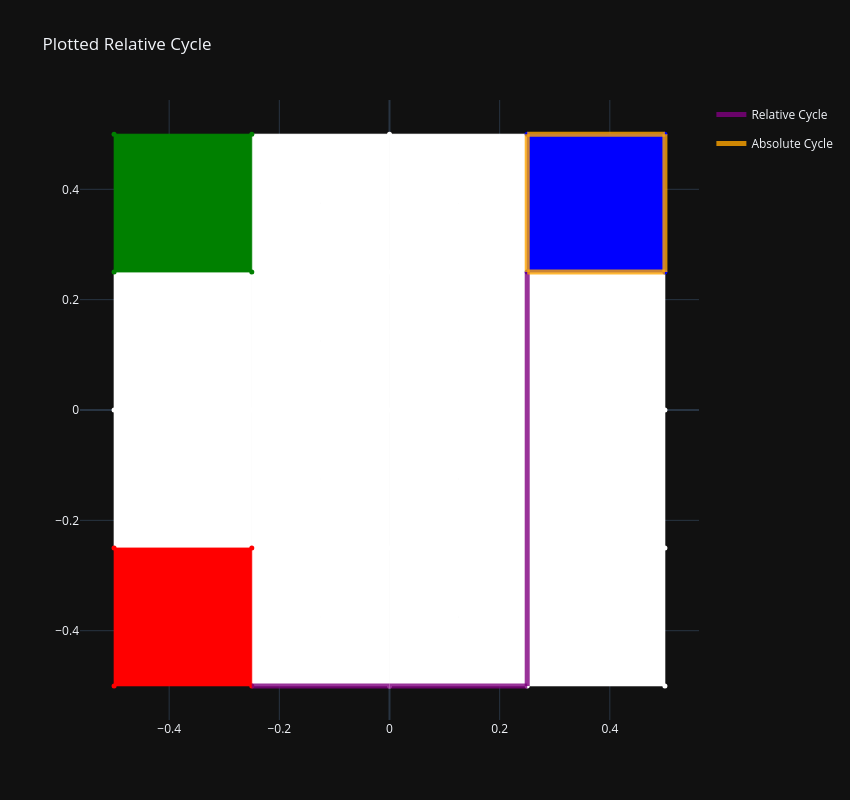

Notebook code for this chart:
### Code cell
fig_cycle_grid = go.Figure(fig_grid.data)
edges_1 = [pair[0] for pair in custom_homology_df["chain"][36]]
edges_2 = [pair[0] for pair in custom_homology_df["chain"][35]]
pltter.plot_chain(edges_1, 1, coo_grid, fig_cycle_grid, "cycle-1", "Relative Cycle", "purple")
pltter.plot_chain(edges_2, 1, coo_grid, fig_cycle_grid, "cycle-2", "Absolute Cycle", "orange")
fig_cycle_grid.update_layout(title=dict(text="Plotted Relative Cycle"), template="plotly_dark", height=800, width=850).show()

### Figure 1 — Plotly figure (JSON) as saved in the notebook; plotly's stock layout.template omitted (floating-point values rounded to 4 significant figures)
{"data": [{"fill": "toself", "fillcolor": "red", "legendgroup": "triangles", "line": {"color": "white", "width": 0.75}, "mode": "none", "name": "2-skeleton", "showlegend": false, "type": "scatter", "x": [-0.5, -0.25, -0.5], "y": [-0.5, -0.5, -0.25]}, {"fill": "toself", "fillcolor": "red", "legendgroup": "triangles", "line": {"color": "white", "width": 0.75}, "mode": "none", "name": "2-skeleton", "showlegend": false, "type": "scatter", "x": [-0.5, -0.25, -0.25], "y": [-0.5, -0.5, -0.25]}, {"fill": "toself", "fillcolor": "red", "legendgroup": "triangles", "line": {"color": "white", "width": 0.75}, "mode": "none", "name": "2-skeleton", "showlegend": false, "type": "scatter", "x": [-0.5, -0.5, -0.25], "y": [-0.5, -0.25, -0.25]}, {"fill": "toself", "fillcolor": "white", "legendgroup": "triangles", "line": {"color": "white", "width": 0.75}, "mode": "none", "name": "2-skeleton", "showlegend": false, "type": "scatter", "x": [-0.25, 0, -0.25], "y": [-0.5, -0.5, -0.25]}, {"fill": "toself", "fillcolor": "white", "legendgroup": "triangles", "line": {"color": "white", "width": 0.75}, "mode": "none", "name": "2-skeleton", "showlegend": false, "type": "scatter", "x": [-0.25, 0, 0], "y": [-0.5, -0.5, -0.25]}, {"fill": "toself", "fillcolor": "red", "legendgroup": "triangles", "line": {"color": "white", "width": 0.75}, "mode": "none", "name": "2-skeleton", "showlegend": false, "type": "scatter", "x": [-0.25, -0.5, -0.25], "y": [-0.5, -0.25, -0.25]}, {"fill": "toself", "fillcolor": "white", "legendgroup": "triangles", "line": {"color": "white", "width": 0.75}, "mode": "none", "name": "2-skeleton", "showlegend": false, "type": "scatter", "x": [-0.25, -0.25, 0], "y": [-0.5, -0.25, -0.25]}, {"fill": "toself", "fillcolor": "white", "legendgroup": "triangles", "line": {"color": "white", "width": 0.75}, "mode": "none", "name": "2-skeleton", "showlegend": false, "type": "scatter", "x": [0, 0.25, 0], "y": [-0.5, -0.5, -0.25]}, {"fill": "toself", "fillcolor": "white", "legendgroup": "triangles", "line": {"color": "white", "width": 0.75}, "mode": "none", "name": "2-skeleton", "showlegend": false, "type": "scatter", "x": [0, 0.25, 0.25], "y": [-0.5, -0.5, -0.25]}, {"fill": "toself", "fillcolor": "white", "legendgroup": "triangles", "line": {"color": "white", "width": 0.75}, "mode": "none", "name": "2-skeleton", "showlegend": false, "type": "scatter", "x": [0, -0.25, 0], "y": [-0.5, -0.25, -0.25]}, {"fill": "toself", "fillcolor": "white", "legendgroup": "triangles", "line": {"color": "white", "width": 0.75}, "mode": "none", "name": "2-skeleton", "showlegend": false, "type": "scatter", "x": [0, 0, 0.25], "y": [-0.5, -0.25, -0.25]}, {"fill": "toself", "fillcolor": "white", "legendgroup": "triangles", "line": {"color": "white", "width": 0.75}, "mode": "none", "name": "2-skeleton", "showlegend": false, "type": "scatter", "x": [0.25, 0.5, 0.25], "y": [-0.5, -0.5, -0.25]}, {"fill": "toself", "fillcolor": "white", "legendgroup": "triangles", "line": {"color": "white", "width": 0.75}, "mode": "none", "name": "2-skeleton", "showlegend": false, "type": "scatter", "x": [0.25, 0.5, 0.5], "y": [-0.5, -0.5, -0.25]}, {"fill": "toself", "fillcolor": "white", "legendgroup": "triangles", "line": {"color": "white", "width": 0.75}, "mode": "none", "name": "2-skeleton", "showlegend": false, "type": "scatter", "x": [0.25, 0, 0.25], "y": [-0.5, -0.25, -0.25]}, {"fill": "toself", "fillcolor": "white", "legendgroup": "triangles", "line": {"color": "white", "width": 0.75}, "mode": "none", "name": "2-skeleton", "showlegend": false, "type": "scatter", "x": [0.25, 0.25, 0.5], "y": [-0.5, -0.25, -0.25]}, {"fill": "toself", "fillcolor": "white", "legendgroup": "triangles", "line": {"color": "white", "width": 0.75}, "mode": "none", "name": "2-skeleton", "showlegend": false, "type": "scatter", "x": [0.5, 0.25, 0.5], "y": [-0.5, -0.25, -0.25]}, {"fill": "toself", "fillcolor": "white", "legendgroup": "triangles", "line": {"color": "white", "width": 0.75}, "mode": "none", "name": "2-skeleton", "showlegend": false, "type": "scatter", "x": [-0.5, -0.25, -0.5], "y": [-0.25, -0.25, 0]}, {"fill": "toself", "fillcolor": "white", "legendgroup": "triangles", "line": {"color": "white", "width": 0.75}, "mode": "none", "name": "2-skeleton", "showlegend": false, "type": "scatter", "x": [-0.5, -0.25, -0.25], "y": [-0.25, -0.25, 0]}, {"fill": "toself", "fillcolor": "white", "legendgroup": "triangles", "line": {"color": "white", "width": 0.75}, "mode": "none", "name": "2-skeleton", "showlegend": false, "type": "scatter", "x": [-0.5, -0.5, -0.25], "y": [-0.25, 0, 0]}, {"fill": "toself", "fillcolor": "white", "legendgroup": "triangles", "line": {"color": "white", "width": 0.75}, "mode": "none", "name": "2-skeleton", "showlegend": false, "type": "scatter", "x": [-0.25, 0, -0.25], "y": [-0.25, -0.25, 0]}, {"fill": "toself", "fillcolor": "white", "legendgroup": "triangles", "line": {"color": "white", "width": 0.75}, "mode": "none", "name": "2-skeleton", "showlegend": false, "type": "scatter", "x": [-0.25, 0, 0], "y": [-0.25, -0.25, 0]}, {"fill": "toself", "fillcolor": "white", "legendgroup": "triangles", "line": {"color": "white", "width": 0.75}, "mode": "none", "name": "2-skeleton", "showlegend": false, "type": "scatter", "x": [-0.25, -0.5, -0.25], "y": [-0.25, 0, 0]}, {"fill": "toself", "fillcolor": "white", "legendgroup": "triangles", "line": {"color": "white", "width": 0.75}, "mode": "none", "name": "2-skeleton", "showlegend": false, "type": "scatter", "x": [-0.25, -0.25, 0], "y": [-0.25, 0, 0]}, {"fill": "toself", "fillcolor": "white", "legendgroup": "triangles", "line": {"color": "white", "width": 0.75}, "mode": "none", "name": "2-skeleton", "showlegend": false, "type": "scatter", "x": [0, 0.25, 0], "y": [-0.25, -0.25, 0]}, {"fill": "toself", "fillcolor": "white", "legendgroup": "triangles", "line": {"color": "white", "width": 0.75}, "mode": "none", "name": "2-skeleton", "showlegend": false, "type": "scatter", "x": [0, 0.25, 0.25], "y": [-0.25, -0.25, 0]}, {"fill": "toself", "fillcolor": "white", "legendgroup": "triangles", "line": {"color": "white", "width": 0.75}, "mode": "none", "name": "2-skeleton", "showlegend": false, "type": "scatter", "x": [0, -0.25, 0], "y": [-0.25, 0, 0]}, {"fill": "toself", "fillcolor": "white", "legendgroup": "triangles", "line": {"color": "white", "width": 0.75}, "mode": "none", "name": "2-skeleton", "showlegend": false, "type": "scatter", "x": [0, 0, 0.25], "y": [-0.25, 0, 0]}, {"fill": "toself", "fillcolor": "white", "legendgroup": "triangles", "line": {"color": "white", "width": 0.75}, "mode": "none", "name": "2-skeleton", "showlegend": false, "type": "scatter", "x": [0.25, 0.5, 0.25], "y": [-0.25, -0.25, 0]}, {"fill": "toself", "fillcolor": "white", "legendgroup": "triangles", "line": {"color": "white", "width": 0.75}, "mode": "none", "name": "2-skeleton", "showlegend": false, "type": "scatter", "x": [0.25, 0.5, 0.5], "y": [-0.25, -0.25, 0]}, {"fill": "toself", "fillcolor": "white", "legendgroup": "triangles", "line": {"color": "white", "width": 0.75}, "mode": "none", "name": "2-skeleton", "showlegend": false, "type": "scatter", "x": [0.25, 0, 0.25], "y": [-0.25, 0, 0]}, {"fill": "toself", "fillcolor": "white", "legendgroup": "triangles", "line": {"color": "white", "width": 0.75}, "mode": "none", "name": "2-skeleton", "showlegend": false, "type": "scatter", "x": [0.25, 0.25, 0.5], "y": [-0.25, 0, 0]}, {"fill": "toself", "fillcolor": "white", "legendgroup": "triangles", "line": {"color": "white", "width": 0.75}, "mode": "none", "name": "2-skeleton", "showlegend": false, "type": "scatter", "x": [0.5, 0.25, 0.5], "y": [-0.25, 0, 0]}, {"fill": "toself", "fillcolor": "white", "legendgroup": "triangles", "line": {"color": "white", "width": 0.75}, "mode": "none", "name": "2-skeleton", "showlegend": false, "type": "scatter", "x": [-0.5, -0.25, -0.5], "y": [0, 0, 0.25]}, {"fill": "toself", "fillcolor": "white", "legendgroup": "triangles", "line": {"color": "white", "width": 0.75}, "mode": "none", "name": "2-skeleton", "showlegend": false, "type": "scatter", "x": [-0.5, -0.25, -0.25], "y": [0, 0, 0.25]}, {"fill": "toself", "fillcolor": "white", "legendgroup": "triangles", "line": {"color": "white", "width": 0.75}, "mode": "none", "name": "2-skeleton", "showlegend": false, "type": "scatter", "x": [-0.5, -0.5, -0.25], "y": [0, 0.25, 0.25]}, {"fill": "toself", "fillcolor": "white", "legendgroup": "triangles", "line": {"color": "white", "width": 0.75}, "mode": "none", "name": "2-skeleton", "showlegend": false, "type": "scatter", "x": [-0.25, 0, -0.25], "y": [0, 0, 0.25]}, {"fill": "toself", "fillcolor": "white", "legendgroup": "triangles", "line": {"color": "white", "width": 0.75}, "mode": "none", "name": "2-skeleton", "showlegend": false, "type": "scatter", "x": [-0.25, 0, 0], "y": [0, 0, 0.25]}, {"fill": "toself", "fillcolor": "white", "legendgroup": "triangles", "line": {"color": "white", "width": 0.75}, "mode": "none", "name": "2-skeleton", "showlegend": false, "type": "scatter", "x": [-0.25, -0.5, -0.25], "y": [0, 0.25, 0.25]}, {"fill": "toself", "fillcolor": "white", "legendgroup": "triangles", "line": {"color": "white", "width": 0.75}, "mode": "none", "name": "2-skeleton", "showlegend": false, "type": "scatter", "x": [-0.25, -0.25, 0], "y": [0, 0.25, 0.25]}, {"fill": "toself", "fillcolor": "white", "legendgroup": "triangles", "line": {"color": "white", "width": 0.75}, "mode": "none", "name": "2-skeleton", "showlegend": false, "type": "scatter", "x": [0, 0.25, 0], "y": [0, 0, 0.25]}, {"fill": "toself", "fillcolor": "white", "legendgroup": "triangles", "line": {"color": "white", "width": 0.75}, "mode": "none", "name": "2-skeleton", "showlegend": false, "type": "scatter", "x": [0, 0.25, 0.25], "y": [0, 0, 0.25]}, {"fill": "toself", "fillcolor": "white", "legendgroup": "triangles", "line": {"color": "white", "width": 0.75}, "mode": "none", "name": "2-skeleton", "showlegend": false, "type": "scatter", "x": [0, -0.25, 0], "y": [0, 0.25, 0.25]}, {"fill": "toself", "fillcolor": "white", "legendgroup": "triangles", "line": {"color": "white", "width": 0.75}, "mode": "none", "name": "2-skeleton", "showlegend": false, "type": "scatter", "x": [0, 0, 0.25], "y": [0, 0.25, 0.25]}, {"fill": "toself", "fillcolor": "white", "legendgroup": "triangles", "line": {"color": "white", "width": 0.75}, "mode": "none", "name": "2-skeleton", "showlegend": false, "type": "scatter", "x": [0.25, 0.5, 0.25], "y": [0, 0, 0.25]}, {"fill": "toself", "fillcolor": "white", "legendgroup": "triangles", "line": {"color": "white", "width": 0.75}, "mode": "none", "name": "2-skeleton", "showlegend": false, "type": "scatter", "x": [0.25, 0.5, 0.5], "y": [0, 0, 0.25]}, {"fill": "toself", "fillcolor": "white", "legendgroup": "triangles", "line": {"color": "white", "width": 0.75}, "mode": "none", "name": "2-skeleton", "showlegend": false, "type": "scatter", "x": [0.25, 0, 0.25], "y": [0, 0.25, 0.25]}, {"fill": "toself", "fillcolor": "white", "legendgroup": "triangles", "line": {"color": "white", "width": 0.75}, "mode": "none", "name": "2-skeleton", "showlegend": false, "type": "scatter", "x": [0.25, 0.25, 0.5], "y": [0, 0.25, 0.25]}, {"fill": "toself", "fillcolor": "white", "legendgroup": "triangles", "line": {"color": "white", "width": 0.75}, "mode": "none", "name": "2-skeleton", "showlegend": false, "type": "scatter", "x": [0.5, 0.25, 0.5], "y": [0, 0.25, 0.25]}, {"fill": "toself", "fillcolor": "green", "legendgroup": "triangles", "line": {"color": "white", "width": 0.75}, "mode": "none", "name": "2-skeleton", "showlegend": false, "type": "scatter", "x": [-0.5, -0.25, -0.5], "y": [0.25, 0.25, 0.5]}, {"fill": "toself", "fillcolor": "green", "legendgroup": "triangles", "line": {"color": "white", "width": 0.75}, "mode": "none", "name": "2-skeleton", "showlegend": false, "type": "scatter", "x": [-0.5, -0.25, -0.25], "y": [0.25, 0.25, 0.5]}, {"fill": "toself", "fillcolor": "green", "legendgroup": "triangles", "line": {"color": "white", "width": 0.75}, "mode": "none", "name": "2-skeleton", "showlegend": false, "type": "scatter", "x": [-0.5, -0.5, -0.25], "y": [0.25, 0.5, 0.5]}, {"fill": "toself", "fillcolor": "white", "legendgroup": "triangles", "line": {"color": "white", "width": 0.75}, "mode": "none", "name": "2-skeleton", "showlegend": false, "type": "scatter", "x": [-0.25, 0, -0.25], "y": [0.25, 0.25, 0.5]}, {"fill": "toself", "fillcolor": "white", "legendgroup": "triangles", "line": {"color": "white", "width": 0.75}, "mode": "none", "name": "2-skeleton", "showlegend": false, "type": "scatter", "x": [-0.25, 0, 0], "y": [0.25, 0.25, 0.5]}, {"fill": "toself", "fillcolor": "green", "legendgroup": "triangles", "line": {"color": "white", "width": 0.75}, "mode": "none", "name": "2-skeleton", "showlegend": false, "type": "scatter", "x": [-0.25, -0.5, -0.25], "y": [0.25, 0.5, 0.5]}, {"fill": "toself", "fillcolor": "white", "legendgroup": "triangles", "line": {"color": "white", "width": 0.75}, "mode": "none", "name": "2-skeleton", "showlegend": false, "type": "scatter", "x": [-0.25, -0.25, 0], "y": [0.25, 0.5, 0.5]}, {"fill": "toself", "fillcolor": "white", "legendgroup": "triangles", "line": {"color": "white", "width": 0.75}, "mode": "none", "name": "2-skeleton", "showlegend": false, "type": "scatter", "x": [0, 0.25, 0], "y": [0.25, 0.25, 0.5]}, {"fill": "toself", "fillcolor": "white", "legendgroup": "triangles", "line": {"color": "white", "width": 0.75}, "mode": "none", "name": "2-skeleton", "showlegend": false, "type": "scatter", "x": [0, 0.25, 0.25], "y": [0.25, 0.25, 0.5]}, {"fill": "toself", "fillcolor": "white", "legendgroup": "triangles", "line": {"color": "white", "width": 0.75}, "mode": "none", "name": "2-skeleton", "showlegend": false, "type": "scatter", "x": [0, -0.25, 0], "y": [0.25, 0.5, 0.5]}, {"fill": "toself", "fillcolor": "white", "legendgroup": "triangles", "line": {"color": "white", "width": 0.75}, "mode": "none", "name": "2-skeleton", "showlegend": false, "type": "scatter", "x": [0, 0, 0.25], "y": [0.25, 0.5, 0.5]}, {"fill": "toself", "fillcolor": "blue", "legendgroup": "triangles", "line": {"color": "white", "width": 0.75}, "mode": "none", "name": "2-skeleton", "showlegend": false, "type": "scatter", "x": [0.25, 0.5, 0.25], "y": [0.25, 0.25, 0.5]}, {"fill": "toself", "fillcolor": "blue", "legendgroup": "triangles", "line": {"color": "white", "width": 0.75}, "mode": "none", "name": "2-skeleton", "showlegend": false, "type": "scatter", "x": [0.25, 0.5, 0.5], "y": [0.25, 0.25, 0.5]}, {"fill": "toself", "fillcolor": "white", "legendgroup": "triangles", "line": {"color": "white", "width": 0.75}, "mode": "none", "name": "2-skeleton", "showlegend": false, "type": "scatter", "x": [0.25, 0, 0.25], "y": [0.25, 0.5, 0.5]}, {"fill": "toself", "fillcolor": "blue", "legendgroup": "triangles", "line": {"color": "white", "width": 0.75}, "mode": "none", "name": "2-skeleton", "showlegend": false, "type": "scatter", "x": [0.25, 0.25, 0.5], "y": [0.25, 0.5, 0.5]}, {"fill": "toself", "fillcolor": "blue", "legendgroup": "triangles", "line": {"color": "white", "width": 0.75}, "mode": "none", "name": "2-skeleton", "showlegend": false, "type": "scatter", "x": [0.5, 0.25, 0.5], "y": [0.25, 0.5, 0.5]}, {"legendgroup": "edges", "line": {"color": "red", "width": 0.75}, "mode": "lines", "name": "1-skeleton", "showlegend": false, "type": "scatter", "x": [-0.5, -0.375, -0.25], "y": [-0.5, -0.5, -0.5]}, {"legendgroup": "edges", "line": {"color": "red", "width": 0.75}, "mode": "lines", "name": "1-skeleton", "showlegend": false, "type": "scatter", "x": [-0.5, -0.5, -0.5], "y": [-0.5, -0.375, -0.25]}, {"legendgroup": "edges", "line": {"color": "red", "width": 0.75}, "mode": "lines", "name": "1-skeleton", "showlegend": false, "type": "scatter", "x": [-0.5, -0.375, -0.25], "y": [-0.5, -0.375, -0.25]}, {"legendgroup": "edges", "line": {"color": "white", "width": 0.75}, "mode": "lines", "name": "1-skeleton", "showlegend": false, "type": "scatter", "x": [-0.25, -0.125, 0], "y": [-0.5, -0.5, -0.5]}, {"legendgroup": "edges", "line": {"color": "red", "width": 0.75}, "mode": "lines", "name": "1-skeleton", "showlegend": false, "type": "scatter", "x": [-0.25, -0.375, -0.5], "y": [-0.5, -0.375, -0.25]}, {"legendgroup": "edges", "line": {"color": "red", "width": 0.75}, "mode": "lines", "name": "1-skeleton", "showlegend": false, "type": "scatter", "x": [-0.25, -0.25, -0.25], "y": [-0.5, -0.375, -0.25]}, {"legendgroup": "edges", "line": {"color": "white", "width": 0.75}, "mode": "lines", "name": "1-skeleton", "showlegend": false, "type": "scatter", "x": [-0.25, -0.125, 0], "y": [-0.5, -0.375, -0.25]}, {"legendgroup": "edges", "line": {"color": "white", "width": 0.75}, "mode": "lines", "name": "1-skeleton", "showlegend": false, "type": "scatter", "x": [0, 0.125, 0.25], "y": [-0.5, -0.5, -0.5]}, {"legendgroup": "edges", "line": {"color": "white", "width": 0.75}, "mode": "lines", "name": "1-skeleton", "showlegend": false, "type": "scatter", "x": [0, -0.125, -0.25], "y": [-0.5, -0.375, -0.25]}, {"legendgroup": "edges", "line": {"color": "white", "width": 0.75}, "mode": "lines", "name": "1-skeleton", "showlegend": false, "type": "scatter", "x": [0, 0, 0], "y": [-0.5, -0.375, -0.25]}, {"legendgroup": "edges", "line": {"color": "white", "width": 0.75}, "mode": "lines", "name": "1-skeleton", "showlegend": false, "type": "scatter", "x": [0, 0.125, 0.25], "y": [-0.5, -0.375, -0.25]}, {"legendgroup": "edges", "line": {"color": "white", "width": 0.75}, "mode": "lines", "name": "1-skeleton", "showlegend": false, "type": "scatter", "x": [0.25, 0.375, 0.5], "y": [-0.5, -0.5, -0.5]}, {"legendgroup": "edges", "line": {"color": "white", "width": 0.75}, "mode": "lines", "name": "1-skeleton", "showlegend": false, "type": "scatter", "x": [0.25, 0.125, 0], "y": [-0.5, -0.375, -0.25]}, {"legendgroup": "edges", "line": {"color": "white", "width": 0.75}, "mode": "lines", "name": "1-skeleton", "showlegend": false, "type": "scatter", "x": [0.25, 0.25, 0.25], "y": [-0.5, -0.375, -0.25]}, {"legendgroup": "edges", "line": {"color": "white", "width": 0.75}, "mode": "lines", "name": "1-skeleton", "showlegend": false, "type": "scatter", "x": [0.25, 0.375, 0.5], "y": [-0.5, -0.375, -0.25]}, {"legendgroup": "edges", "line": {"color": "white", "width": 0.75}, "mode": "lines", "name": "1-skeleton", "showlegend": false, "type": "scatter", "x": [0.5, 0.375, 0.25], "y": [-0.5, -0.375, -0.25]}, {"legendgroup": "edges", "line": {"color": "white", "width": 0.75}, "mode": "lines", "name": "1-skeleton", "showlegend": false, "type": "scatter", "x": [0.5, 0.5, 0.5], "y": [-0.5, -0.375, -0.25]}, {"legendgroup": "edges", "line": {"color": "red", "width": 0.75}, "mode": "lines", "name": "1-skeleton", "showlegend": false, "type": "scatter", "x": [-0.5, -0.375, -0.25], "y": [-0.25, -0.25, -0.25]}, {"legendgroup": "edges", "line": {"color": "white", "width": 0.75}, "mode": "lines", "name": "1-skeleton", "showlegend": false, "type": "scatter", "x": [-0.5, -0.5, -0.5], "y": [-0.25, -0.125, 0]}, {"legendgroup": "edges", "line": {"color": "white", "width": 0.75}, "mode": "lines", "name": "1-skeleton", "showlegend": false, "type": "scatter", "x": [-0.5, -0.375, -0.25], "y": [-0.25, -0.125, 0]}, {"legendgroup": "edges", "line": {"color": "white", "width": 0.75}, "mode": "lines", "name": "1-skeleton", "showlegend": false, "type": "scatter", "x": [-0.25, -0.125, 0], "y": [-0.25, -0.25, -0.25]}, {"legendgroup": "edges", "line": {"color": "white", "width": 0.75}, "mode": "lines", "name": "1-skeleton", "showlegend": false, "type": "scatter", "x": [-0.25, -0.375, -0.5], "y": [-0.25, -0.125, 0]}, {"legendgroup": "edges", "line": {"color": "white", "width": 0.75}, "mode": "lines", "name": "1-skeleton", "showlegend": false, "type": "scatter", "x": [-0.25, -0.25, -0.25], "y": [-0.25, -0.125, 0]}, {"legendgroup": "edges", "line": {"color": "white", "width": 0.75}, "mode": "lines", "name": "1-skeleton", "showlegend": false, "type": "scatter", "x": [-0.25, -0.125, 0], "y": [-0.25, -0.125, 0]}, {"legendgroup": "edges", "line": {"color": "white", "width": 0.75}, "mode": "lines", "name": "1-skeleton", "showlegend": false, "type": "scatter", "x": [0, 0.125, 0.25], "y": [-0.25, -0.25, -0.25]}, {"legendgroup": "edges", "line": {"color": "white", "width": 0.75}, "mode": "lines", "name": "1-skeleton", "showlegend": false, "type": "scatter", "x": [0, -0.125, -0.25], "y": [-0.25, -0.125, 0]}, {"legendgroup": "edges", "line": {"color": "white", "width": 0.75}, "mode": "lines", "name": "1-skeleton", "showlegend": false, "type": "scatter", "x": [0, 0, 0], "y": [-0.25, -0.125, 0]}, {"legendgroup": "edges", "line": {"color": "white", "width": 0.75}, "mode": "lines", "name": "1-skeleton", "showlegend": false, "type": "scatter", "x": [0, 0.125, 0.25], "y": [-0.25, -0.125, 0]}, {"legendgroup": "edges", "line": {"color": "white", "width": 0.75}, "mode": "lines", "name": "1-skeleton", "showlegend": false, "type": "scatter", "x": [0.25, 0.375, 0.5], "y": [-0.25, -0.25, -0.25]}, {"legendgroup": "edges", "line": {"color": "white", "width": 0.75}, "mode": "lines", "name": "1-skeleton", "showlegend": false, "type": "scatter", "x": [0.25, 0.125, 0], "y": [-0.25, -0.125, 0]}, {"legendgroup": "edges", "line": {"color": "white", "width": 0.75}, "mode": "lines", "name": "1-skeleton", "showlegend": false, "type": "scatter", "x": [0.25, 0.25, 0.25], "y": [-0.25, -0.125, 0]}, {"legendgroup": "edges", "line": {"color": "white", "width": 0.75}, "mode": "lines", "name": "1-skeleton", "showlegend": false, "type": "scatter", "x": [0.25, 0.375, 0.5], "y": [-0.25, -0.125, 0]}, {"legendgroup": "edges", "line": {"color": "white", "width": 0.75}, "mode": "lines", "name": "1-skeleton", "showlegend": false, "type": "scatter", "x": [0.5, 0.375, 0.25], "y": [-0.25, -0.125, 0]}, {"legendgroup": "edges", "line": {"color": "white", "width": 0.75}, "mode": "lines", "name": "1-skeleton", "showlegend": false, "type": "scatter", "x": [0.5, 0.5, 0.5], "y": [-0.25, -0.125, 0]}, {"legendgroup": "edges", "line": {"color": "white", "width": 0.75}, "mode": "lines", "name": "1-skeleton", "showlegend": false, "type": "scatter", "x": [-0.5, -0.375, -0.25], "y": [0, 0, 0]}, {"legendgroup": "edges", "line": {"color": "white", "width": 0.75}, "mode": "lines", "name": "1-skeleton", "showlegend": false, "type": "scatter", "x": [-0.5, -0.5, -0.5], "y": [0, 0.125, 0.25]}, {"legendgroup": "edges", "line": {"color": "white", "width": 0.75}, "mode": "lines", "name": "1-skeleton", "showlegend": false, "type": "scatter", "x": [-0.5, -0.375, -0.25], "y": [0, 0.125, 0.25]}, {"legendgroup": "edges", "line": {"color": "white", "width": 0.75}, "mode": "lines", "name": "1-skeleton", "showlegend": false, "type": "scatter", "x": [-0.25, -0.125, 0], "y": [0, 0, 0]}, {"legendgroup": "edges", "line": {"color": "white", "width": 0.75}, "mode": "lines", "name": "1-skeleton", "showlegend": false, "type": "scatter", "x": [-0.25, -0.375, -0.5], "y": [0, 0.125, 0.25]}, {"legendgroup": "edges", "line": {"color": "white", "width": 0.75}, "mode": "lines", "name": "1-skeleton", "showlegend": false, "type": "scatter", "x": [-0.25, -0.25, -0.25], "y": [0, 0.125, 0.25]}, {"legendgroup": "edges", "line": {"color": "white", "width": 0.75}, "mode": "lines", "name": "1-skeleton", "showlegend": false, "type": "scatter", "x": [-0.25, -0.125, 0], "y": [0, 0.125, 0.25]}, {"legendgroup": "edges", "line": {"color": "white", "width": 0.75}, "mode": "lines", "name": "1-skeleton", "showlegend": false, "type": "scatter", "x": [0, 0.125, 0.25], "y": [0, 0, 0]}, {"legendgroup": "edges", "line": {"color": "white", "width": 0.75}, "mode": "lines", "name": "1-skeleton", "showlegend": false, "type": "scatter", "x": [0, -0.125, -0.25], "y": [0, 0.125, 0.25]}, {"legendgroup": "edges", "line": {"color": "white", "width": 0.75}, "mode": "lines", "name": "1-skeleton", "showlegend": false, "type": "scatter", "x": [0, 0, 0], "y": [0, 0.125, 0.25]}, {"legendgroup": "edges", "line": {"color": "white", "width": 0.75}, "mode": "lines", "name": "1-skeleton", "showlegend": false, "type": "scatter", "x": [0, 0.125, 0.25], "y": [0, 0.125, 0.25]}, {"legendgroup": "edges", "line": {"color": "white", "width": 0.75}, "mode": "lines", "name": "1-skeleton", "showlegend": false, "type": "scatter", "x": [0.25, 0.375, 0.5], "y": [0, 0, 0]}, {"legendgroup": "edges", "line": {"color": "white", "width": 0.75}, "mode": "lines", "name": "1-skeleton", "showlegend": false, "type": "scatter", "x": [0.25, 0.125, 0], "y": [0, 0.125, 0.25]}, {"legendgroup": "edges", "line": {"color": "white", "width": 0.75}, "mode": "lines", "name": "1-skeleton", "showlegend": false, "type": "scatter", "x": [0.25, 0.25, 0.25], "y": [0, 0.125, 0.25]}, {"legendgroup": "edges", "line": {"color": "white", "width": 0.75}, "mode": "lines", "name": "1-skeleton", "showlegend": false, "type": "scatter", "x": [0.25, 0.375, 0.5], "y": [0, 0.125, 0.25]}, {"legendgroup": "edges", "line": {"color": "white", "width": 0.75}, "mode": "lines", "name": "1-skeleton", "showlegend": false, "type": "scatter", "x": [0.5, 0.375, 0.25], "y": [0, 0.125, 0.25]}, {"legendgroup": "edges", "line": {"color": "white", "width": 0.75}, "mode": "lines", "name": "1-skeleton", "showlegend": false, "type": "scatter", "x": [0.5, 0.5, 0.5], "y": [0, 0.125, 0.25]}, {"legendgroup": "edges", "line": {"color": "green", "width": 0.75}, "mode": "lines", "name": "1-skeleton", "showlegend": false, "type": "scatter", "x": [-0.5, -0.375, -0.25], "y": [0.25, 0.25, 0.25]}, {"legendgroup": "edges", "line": {"color": "green", "width": 0.75}, "mode": "lines", "name": "1-skeleton", "showlegend": false, "type": "scatter", "x": [-0.5, -0.5, -0.5], "y": [0.25, 0.375, 0.5]}, {"legendgroup": "edges", "line": {"color": "green", "width": 0.75}, "mode": "lines", "name": "1-skeleton", "showlegend": false, "type": "scatter", "x": [-0.5, -0.375, -0.25], "y": [0.25, 0.375, 0.5]}, {"legendgroup": "edges", "line": {"color": "white", "width": 0.75}, "mode": "lines", "name": "1-skeleton", "showlegend": false, "type": "scatter", "x": [-0.25, -0.125, 0], "y": [0.25, 0.25, 0.25]}, {"legendgroup": "edges", "line": {"color": "green", "width": 0.75}, "mode": "lines", "name": "1-skeleton", "showlegend": false, "type": "scatter", "x": [-0.25, -0.375, -0.5], "y": [0.25, 0.375, 0.5]}, {"legendgroup": "edges", "line": {"color": "green", "width": 0.75}, "mode": "lines", "name": "1-skeleton", "showlegend": false, "type": "scatter", "x": [-0.25, -0.25, -0.25], "y": [0.25, 0.375, 0.5]}, {"legendgroup": "edges", "line": {"color": "white", "width": 0.75}, "mode": "lines", "name": "1-skeleton", "showlegend": false, "type": "scatter", "x": [-0.25, -0.125, 0], "y": [0.25, 0.375, 0.5]}, {"legendgroup": "edges", "line": {"color": "white", "width": 0.75}, "mode": "lines", "name": "1-skeleton", "showlegend": false, "type": "scatter", "x": [0, 0.125, 0.25], "y": [0.25, 0.25, 0.25]}, {"legendgroup": "edges", "line": {"color": "white", "width": 0.75}, "mode": "lines", "name": "1-skeleton", "showlegend": false, "type": "scatter", "x": [0, -0.125, -0.25], "y": [0.25, 0.375, 0.5]}, {"legendgroup": "edges", "line": {"color": "white", "width": 0.75}, "mode": "lines", "name": "1-skeleton", "showlegend": false, "type": "scatter", "x": [0, 0, 0], "y": [0.25, 0.375, 0.5]}, {"legendgroup": "edges", "line": {"color": "white", "width": 0.75}, "mode": "lines", "name": "1-skeleton", "showlegend": false, "type": "scatter", "x": [0, 0.125, 0.25], "y": [0.25, 0.375, 0.5]}, {"legendgroup": "edges", "line": {"color": "blue", "width": 0.75}, "mode": "lines", "name": "1-skeleton", "showlegend": false, "type": "scatter", "x": [0.25, 0.375, 0.5], "y": [0.25, 0.25, 0.25]}, {"legendgroup": "edges", "line": {"color": "white", "width": 0.75}, "mode": "lines", "name": "1-skeleton", "showlegend": false, "type": "scatter", "x": [0.25, 0.125, 0], "y": [0.25, 0.375, 0.5]}, {"legendgroup": "edges", "line": {"color": "blue", "width": 0.75}, "mode": "lines", "name": "1-skeleton", "showlegend": false, "type": "scatter", "x": [0.25, 0.25, 0.25], "y": [0.25, 0.375, 0.5]}, {"legendgroup": "edges", "line": {"color": "blue", "width": 0.75}, "mode": "lines", "name": "1-skeleton", "showlegend": false, "type": "scatter", "x": [0.25, 0.375, 0.5], "y": [0.25, 0.375, 0.5]}, {"legendgroup": "edges", "line": {"color": "blue", "width": 0.75}, "mode": "lines", "name": "1-skeleton", "showlegend": false, "type": "scatter", "x": [0.5, 0.375, 0.25], "y": [0.25, 0.375, 0.5]}, {"legendgroup": "edges", "line": {"color": "blue", "width": 0.75}, "mode": "lines", "name": "1-skeleton", "showlegend": false, "type": "scatter", "x": [0.5, 0.5, 0.5], "y": [0.25, 0.375, 0.5]}, {"legendgroup": "edges", "line": {"color": "green", "width": 0.75}, "mode": "lines", "name": "1-skeleton", "showlegend": false, "type": "scatter", "x": [-0.5, -0.375, -0.25], "y": [0.5, 0.5, 0.5]}, {"legendgroup": "edges", "line": {"color": "white", "width": 0.75}, "mode": "lines", "name": "1-skeleton", "showlegend": false, "type": "scatter", "x": [-0.25, -0.125, 0], "y": [0.5, 0.5, 0.5]}, {"legendgroup": "edges", "line": {"color": "white", "width": 0.75}, "mode": "lines", "name": "1-skeleton", "showlegend": false, "type": "scatter", "x": [0, 0.125, 0.25], "y": [0.5, 0.5, 0.5]}, {"legendgroup": "edges", "line": {"color": "blue", "width": 0.75}, "mode": "lines", "name": "1-skeleton", "showlegend": false, "type": "scatter", "x": [0.25, 0.375, 0.5], "y": [0.5, 0.5, 0.5]}, {"marker": {"color": ["red", "red", "white", "white", "white", "red", "red", "white", "white", "white", "white", "white", "white", "white", "white", "green", "green", "white", "blue", "blue", "green", "green", "white", "blue", "blue"], "opacity": 1, "size": 5}, "mode": "markers", "name": "0-skeleton", "showlegend": false, "type": "scatter", "x": [-0.5, -0.25, 0.0, 0.25, 0.5, -0.5, -0.25, 0.0, 0.25, 0.5, -0.5, -0.25, 0.0, 0.25, 0.5, -0.5, -0.25, 0.0, 0.25, 0.5, -0.5, -0.25, 0.0, 0.25, 0.5], "y": [-0.5, -0.5, -0.5, -0.5, -0.5, -0.25, -0.25, -0.25, -0.25, -0.25, 0.0, 0.0, 0.0, 0.0, 0.0, 0.25, 0.25, 0.25, 0.25, 0.25, 0.5, 0.5, 0.5, 0.5, 0.5]}, {"legendgroup": "cycle-1", "line": {"color": "purple", "width": 5}, "mode": "lines", "name": "Relative Cycle", "opacity": 0.8, "showlegend": true, "type": "scatter", "x": [0.25, 0.25, 0.25], "y": [0, 0.125, 0.25]}, {"legendgroup": "cycle-1", "line": {"color": "purple", "width": 5}, "mode": "lines", "name": "Relative Cycle", "opacity": 0.8, "showlegend": false, "type": "scatter", "x": [0.25, 0.25, 0.25], "y": [-0.25, -0.125, 0]}, {"legendgroup": "cycle-1", "line": {"color": "purple", "width": 5}, "mode": "lines", "name": "Relative Cycle", "opacity": 0.8, "showlegend": false, "type": "scatter", "x": [0.25, 0.25, 0.25], "y": [-0.5, -0.375, -0.25]}, {"legendgroup": "cycle-1", "line": {"color": "purple", "width": 5}, "mode": "lines", "name": "Relative Cycle", "opacity": 0.8, "showlegend": false, "type": "scatter", "x": [0, 0.125, 0.25], "y": [-0.5, -0.5, -0.5]}, {"legendgroup": "cycle-1", "line": {"color": "purple", "width": 5}, "mode": "lines", "name": "Relative Cycle", "opacity": 0.8, "showlegend": false, "type": "scatter", "x": [-0.25, -0.125, 0], "y": [-0.5, -0.5, -0.5]}, {"legendgroup": "cycle-2", "line": {"color": "orange", "width": 5}, "mode": "lines", "name": "Absolute Cycle", "opacity": 0.8, "showlegend": true, "type": "scatter", "x": [0.25, 0.375, 0.5], "y": [0.5, 0.5, 0.5]}, {"legendgroup": "cycle-2", "line": {"color": "orange", "width": 5}, "mode": "lines", "name": "Absolute Cycle", "opacity": 0.8, "showlegend": false, "type": "scatter", "x": [0.5, 0.5, 0.5], "y": [0.25, 0.375, 0.5]}, {"legendgroup": "cycle-2", "line": {"color": "orange", "width": 5}, "mode": "lines", "name": "Absolute Cycle", "opacity": 0.8, "showlegend": false, "type": "scatter", "x": [0.25, 0.25, 0.25], "y": [0.25, 0.375, 0.5]}, {"legendgroup": "cycle-2", "line": {"color": "orange", "width": 5}, "mode": "lines", "name": "Absolute Cycle", "opacity": 0.8, "showlegend": false, "type": "scatter", "x": [0.25, 0.375, 0.5], "y": [0.25, 0.25, 0.25]}], "layout": {"height": 800, "title": {"text": "Plotted Relative Cycle"}, "width": 850}}
